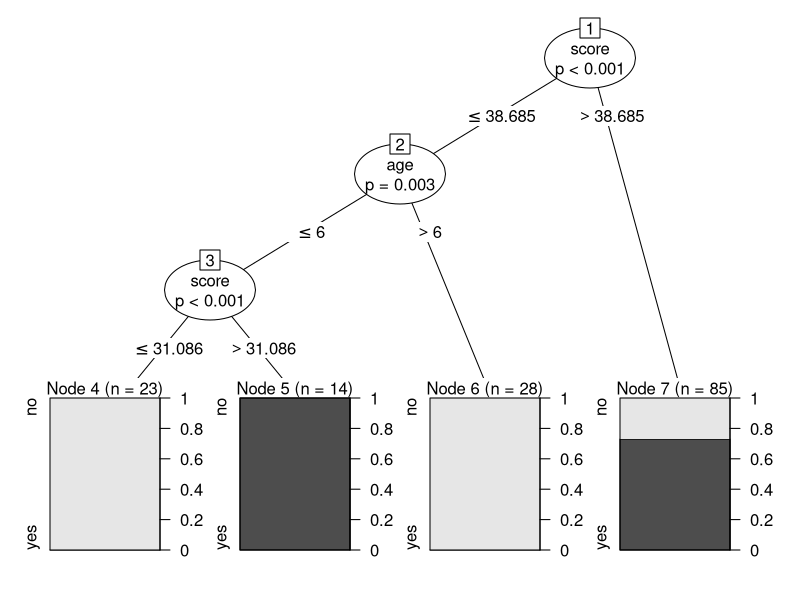

The R source for this figure:
install.packages('datasets')
install.packages('caTools')
install.packages('party')
install.packages('dplyr')
install.packages('magrittr')

library(datasets)
library(caTools)
library(party)
library(dplyr)
library(magrittr)

data("readingSkills")
head(readingSkills)

# Split data
data <- sample.split(readingSkills, SplitRatio = 0.8)
train_set <- subset(readingSkills, data == TRUE)
test_set <- subset(readingSkills, data = FALSE)

# create model
dc_model <- ctree(nativeSpeaker ~ ., train_set)
plot(dc_model)


# predict model on test data
prediction <- predict(dc_model, test_set)

# creating a table to count how many are classified as native speakers and how many are not
count_table <- table(test_set$nativeSpeaker, prediction)
count_table

# Accuracy
ac_test <- sum(diag(count_table)) / sum(count_table)
print(paste("Accuracy for test set is found to be: ", ac_test))
